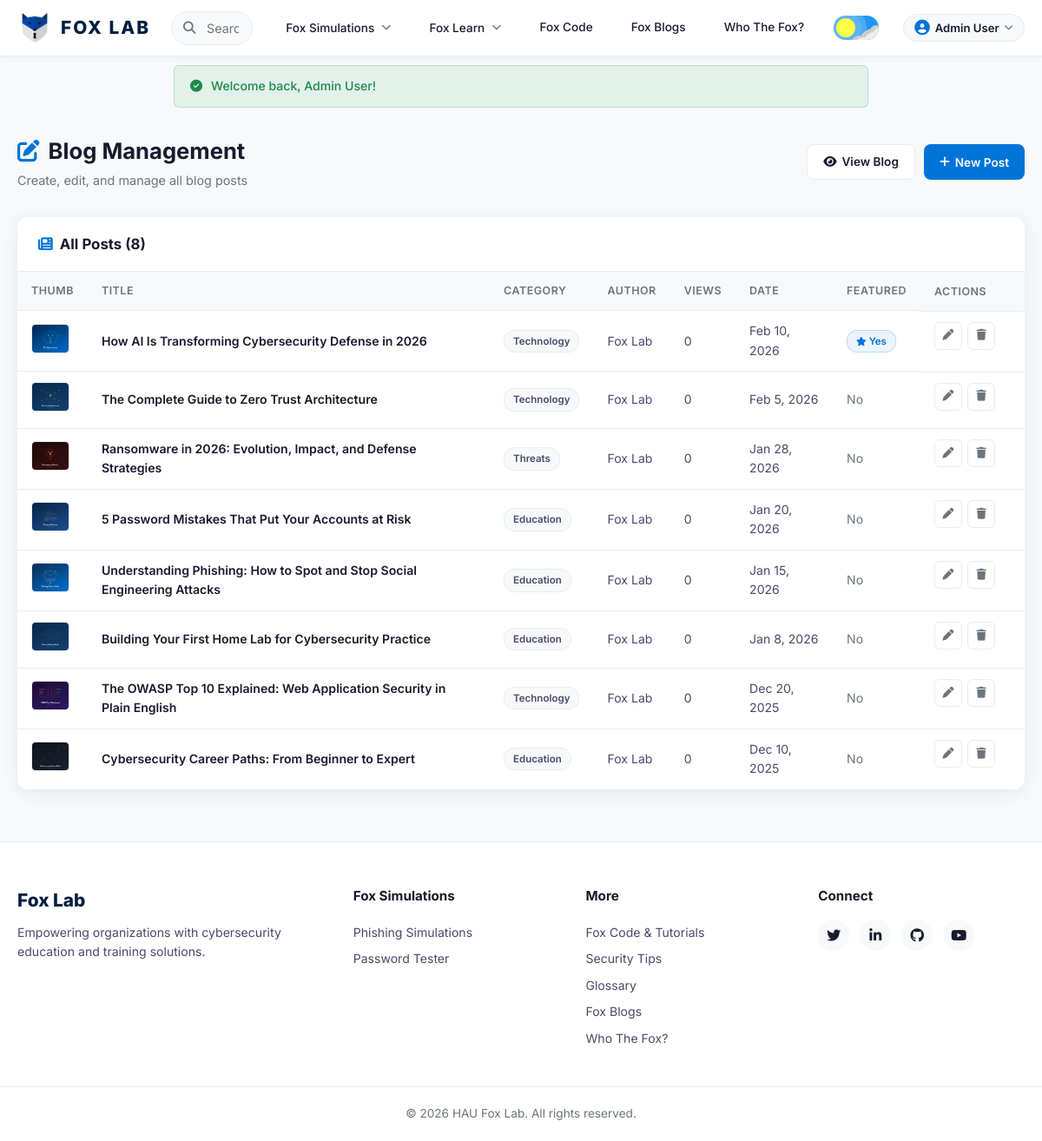
Page /pages/admin-blogs.php (signed in) on the committed database.
### tables this page shows
CREATE TABLE IF NOT EXISTS users (
    id          INT AUTO_INCREMENT PRIMARY KEY,
    full_name   VARCHAR(200) NOT NULL,
    email       VARCHAR(255) NOT NULL UNIQUE,
    password    VARCHAR(255) NOT NULL,
    role        ENUM('student','admin') DEFAULT 'student',
    avatar_url  VARCHAR(500) DEFAULT NULL,
    created_at  TIMESTAMP DEFAULT CURRENT_TIMESTAMP,
    updated_at  TIMESTAMP DEFAULT CURRENT_TIMESTAMP ON UPDATE CURRENT_TIMESTAMP
);

CREATE TABLE IF NOT EXISTS blogs (
    id          INT AUTO_INCREMENT PRIMARY KEY,
    user_id     INT DEFAULT NULL,
    title       VARCHAR(255) NOT NULL,
    excerpt     TEXT,
    content     LONGTEXT NOT NULL,
    category    VARCHAR(100) DEFAULT 'Technology',
    category_id INT DEFAULT NULL,
    author      VARCHAR(150) NOT NULL,
    author_org  VARCHAR(200) DEFAULT NULL,
    image_url   VARCHAR(500) DEFAULT NULL,
    fb_link     VARCHAR(500) DEFAULT NULL,
    is_featured TINYINT(1) DEFAULT 0,
    views       INT DEFAULT 0,
    read_time   INT DEFAULT 5,
    published_at DATE DEFAULT NULL,
    created_at  TIMESTAMP DEFAULT CURRENT_TIMESTAMP,
    updated_at  TIMESTAMP DEFAULT CURRENT_TIMESTAMP ON UPDATE CURRENT_TIMESTAMP,
    FOREIGN KEY (user_id) REFERENCES users(id) ON DELETE SET NULL
);

### config/db.php (called while the page is built, shortened)
<?php
function getDBConnection(): PDO {
    static $pdo = null;
    if ($pdo === null) {
        $dsn = "mysql:host=" . DB_HOST . ";dbname=" . DB_NAME . ";charset=" . DB_CHARSET;
        $options = [
            PDO::ATTR_ERRMODE            => PDO::ERRMODE_EXCEPTION,
            PDO::ATTR_DEFAULT_FETCH_MODE => PDO::FETCH_ASSOC,
            PDO::ATTR_EMULATE_PREPARES   => false,
        ];
        try {
            $pdo = new PDO($dsn, DB_USER, DB_PASS, $options);
        } catch (PDOException $e) {
            die("Database connection failed: " . $e->getMessage());
        }
    }
    return $pdo;
}
function e(?string $str): string {
    return htmlspecialchars($str ?? '', ENT_QUOTES, 'UTF-8');
}
function isLoggedIn(): bool {
    return isset($_SESSION['user_id']) && $_SESSION['user_id'] > 0;
}
function currentUser(): ?array {
    static $user = null;
    static $fetched = false;
    if (!$fetched) {
        $fetched = true;
        if (isLoggedIn()) {
            $pdo = getDBConnection();
            $stmt = $pdo->prepare("SELECT id, full_name, email, role, avatar_url, created_at FROM users WHERE id = :id LIMIT 1");
            $stmt->execute([':id' => $_SESSION['user_id']]);
            $result = $stmt->fetch();
            $user = $result ?: null;
        }
    }
    return $user;
}
function isAdmin(): bool {
    $user = currentUser();
    return $user !== null && ($user['role'] ?? '') === 'admin';
}
function requireAdmin(): void {
    if (!isAdmin()) {
        $isSubPage = (basename(dirname($_SERVER['SCRIPT_FILENAME'])) === 'pages');
        header('Location: ' . ($isSubPage ? '../index.php' : 'index.php'));
        exit;
    }
}
function getFlash(): ?array {
    if (isset($_SESSION['flash'])) {
        $flash = $_SESSION['flash'];
        return $flash;
    }
    return null;
}

### pages/admin-blogs.php (the view, shortened to what this page needs)
<?php
require_once __DIR__ . '/../config/db.php';
requireAdmin();
$pdo = getDBConnection();
$allBlogs = $pdo->query("SELECT id, title, category, author, image_url, is_featured, views, published_at FROM blogs ORDER BY published_at DESC")->fetchAll();
include __DIR__ . '/../includes/header.php';
?>
<section class="admin-blogs">
    <div class="container">
        <div class="admin-header">
            <div class="admin-header-left">
                <h1><i class="fas fa-pen-to-square"></i> Blog Management</h1>
                <p>Create, edit, and manage all blog posts</p>
            </div>
            <div class="admin-header-actions">
                <a href="blog.php" class="admin-btn admin-btn-outline"><i class="fas fa-eye"></i> View Blog</a>
                <button class="admin-btn admin-btn-primary" onclick="toggleEditor(true)"><i class="fas fa-plus"></i> New Post</button>
            </div>
        </div>
        <div class="admin-table-wrap">
            <div class="admin-table-header">
                <h2><i class="fas fa-newspaper"></i> All Posts (<?php echo count($allBlogs); ?>)</h2>
            </div>
            <div class="admin-table-scroll">
                <table class="admin-table">
                    <thead>
                        <tr>
                            <th style="width:50px;">Thumb</th>
                            <th>Title</th>
                            <th>Category</th>
                            <th>Author</th>
                            <th>Views</th>
                            <th>Date</th>
                            <th>Featured</th>
                            <th style="width:120px;">Actions</th>
                        </tr>
                    </thead>
                    <tbody>
                        <?php if (empty($allBlogs)): ?>
                        <tr><td colspan="8" style="text-align:center;padding:40px;color:var(--text-muted);">No blog posts yet. Create your first post!</td></tr>
                        <?php else: ?>
                        <?php foreach ($allBlogs as $blog): ?>
                        <tr>
                            <td class="admin-table-thumb">
                                <?php if (!empty($blog['image_url'])): ?>
                                <img src="../<?php echo e($blog['image_url']); ?>" alt="">
                                <?php else: ?>
                                <div class="admin-table-thumb-placeholder"><i class="fas fa-image"></i></div>
                                <?php endif; ?>
                            </td>
                            <td class="admin-table-title">
                                <a href="blog.php?id=<?php echo $blog['id']; ?>" target="_blank"><?php echo e($blog['title']); ?></a>
                            </td>
                            <td><span class="admin-badge"><?php echo e($blog['category']); ?></span></td>
                            <td><?php echo e($blog['author']); ?></td>
                            <td><?php echo number_format($blog['views']); ?></td>
                            <td><?php echo $blog['published_at'] ? date('M j, Y', strtotime($blog['published_at'])) : '—'; ?></td>
                            <td>
                                <?php if ($blog['is_featured']): ?>
                                <span class="admin-badge admin-badge-accent"><i class="fas fa-star"></i> Yes</span>
                                <?php else: ?>
                                <span style="color:var(--text-muted);">No</span>
                                <?php endif; ?>
                            </td>
                            <td class="admin-table-actions">
                                <a href="admin-blogs.php?edit=<?php echo $blog['id']; ?>" class="admin-action-btn edit" title="Edit"><i class="fas fa-pen"></i></a>
                                <a href="admin-blogs.php?delete=<?php echo $blog['id']; ?>" class="admin-action-btn delete" title="Delete" onclick="return confirm('Are you sure you want to delete this post?')"><i class="fas fa-trash"></i></a>
                            </td>
                        </tr>
                        <?php endforeach; ?>
                        <?php endif; ?>
                    </tbody>
                </table>
            </div>
        </div>
    </div>
</section>
<?php include __DIR__ . '/../includes/footer.php'; ?>

### includes/header.php (shortened to what this page needs)
<?php
$isSubPage = (basename(dirname($_SERVER['SCRIPT_FILENAME'])) === 'pages');
$basePath = $isSubPage ? '../' : '';
$pagesPath = $isSubPage ? '' : 'pages/';
$homePath = $isSubPage ? '../index.php' : 'index.php';
$currentPage = basename($_SERVER['SCRIPT_NAME'], '.php');
$_currentUser = currentUser();
$_flash = getFlash();
?>
<!DOCTYPE html>
<html lang="en">
<head>
    <link rel="stylesheet" href="https://cdnjs.cloudflare.com/ajax/libs/font-awesome/6.5.1/css/all.min.css">
    <link rel="stylesheet" href="<?php echo $basePath; ?>assets/css/style.css">
</head>
<body>
    <header class="header">
        <div class="header-inner">
            <a href="<?php echo $homePath; ?>" class="logo">
                <img src="<?php echo $basePath; ?>IMGS/LOGO/logo.png" alt="Fox Lab Logo">
                <span class="logo-text">Fox Lab</span>
            </a>
            <div class="search-bar">
                <i class="fas fa-search search-icon"></i>
                <input type="text" placeholder="Search Cybersecurity Terms..." id="globalSearch" autocomplete="off">
            </div>
            <nav class="main-nav" id="mainNav">
                <div class="nav-dropdown <?php echo in_array($currentPage, ['phishing', 'checker']) ? 'active' : ''; ?>" id="securitySimDropdown">
                    <button class="nav-dropdown-toggle" type="button" id="securitySimToggle" aria-expanded="false">
                        <span>Fox Simulations</span>
                        <i class="fas fa-chevron-down"></i>
                    </button>
                </div>
                <div class="nav-dropdown <?php echo in_array($currentPage, ['tips', 'terms']) ? 'active' : ''; ?>" id="learnDropdown">
                    <button class="nav-dropdown-toggle" type="button" id="learnToggle" aria-expanded="false">
                        <span>Fox Learn</span>
                        <i class="fas fa-chevron-down"></i>
                    </button>
                </div>
                <a href="<?php echo $pagesPath; ?>compiler.php" class="<?php echo $currentPage === 'compiler' ? 'active' : ''; ?>">Fox Code</a>
                <a href="<?php echo $pagesPath; ?>blog.php" class="<?php echo $currentPage === 'blog' ? 'active' : ''; ?>">Fox Blogs</a>
                <a href="<?php echo $pagesPath; ?>partners.php" class="<?php echo $currentPage === 'partners' ? 'active' : ''; ?>">Who The Fox?</a>
                <label class="switch" title="Toggle Dark Mode">
                    <div class="slider round">
                        <div class="sun-moon">
                            <svg id="light-ray-1" class="light-ray" viewBox="0 0 100 100"><circle cx="50" cy="50" r="50"></circle></svg>
                            <svg id="light-ray-2" class="light-ray" viewBox="0 0 100 100"><circle cx="50" cy="50" r="50"></circle></svg>
                            <svg id="light-ray-3" class="light-ray" viewBox="0 0 100 100"><circle cx="50" cy="50" r="50"></circle></svg>
                            <svg id="cloud-1" class="cloud-dark" viewBox="0 0 100 100"><circle cx="50" cy="50" r="50"></circle></svg>
                            <svg id="cloud-2" class="cloud-dark" viewBox="0 0 100 100"><circle cx="50" cy="50" r="50"></circle></svg>
                            <svg id="cloud-3" class="cloud-dark" viewBox="0 0 100 100"><circle cx="50" cy="50" r="50"></circle></svg>
                            <svg id="cloud-4" class="cloud-light" viewBox="0 0 100 100"><circle cx="50" cy="50" r="50"></circle></svg>
                            <svg id="cloud-5" class="cloud-light" viewBox="0 0 100 100"><circle cx="50" cy="50" r="50"></circle></svg>
                            <svg id="cloud-6" class="cloud-light" viewBox="0 0 100 100"><circle cx="50" cy="50" r="50"></circle></svg>
                        </div>
                    </div>
                </label>
                <?php if (isLoggedIn() && $_currentUser): ?>
                <div class="user-menu">
                    <button class="user-menu-btn" id="userMenuBtn">
                        <i class="fas fa-user-circle"></i>
                        <span><?php echo e($_currentUser['full_name']); ?></span>
                        <i class="fas fa-chevron-down"></i>
                    </button>
                </div>
                <?php else: ?>
                <a href="<?php echo $pagesPath; ?>login.php" class="btn-login">Login</a>
                <?php endif; ?>
            </nav>
        </div>
    </header>
    <?php if ($_flash): ?>
    <div class="flash-message flash-<?php echo e($_flash['type']); ?>" style="margin:0 auto;max-width:800px;margin-top:10px;">
        <i class="fas fa-<?php echo $_flash['type'] === 'success' ? 'check-circle' : 'exclamation-circle'; ?>"></i>
        <?php echo e($_flash['message']); ?>
    </div>
    <?php endif; ?>
    <main>

### rows in the picture
users: full_name "Admin User"
blogs: image_url (picture), title "How AI Is Transforming Cybersecurity Defense in 2026", category "Technology", author "Fox Lab", views "0", published_at "Feb 10, 2026", is_featured 1 (drawn)
blogs: image_url (picture), title "The Complete Guide to Zero Trust Architecture", category "Technology", author "Fox Lab", views "0", published_at "Feb 5, 2026", is_featured "No"
blogs: image_url (picture), title "Ransomware in 2026: Evolution, Impact, and Defense Strategies", category "Threats", author "Fox Lab", views "0", published_at "Jan 28, 2026", is_featured "No"
blogs: image_url (picture), title "5 Password Mistakes That Put Your Accounts at Risk", category "Education", author "Fox Lab", views "0", published_at "Jan 20, 2026", is_featured "No"
blogs: image_url (picture), title "Understanding Phishing: How to Spot and Stop Social Engineering Attacks", category "Education", author "Fox Lab", views "0", published_at "Jan 15, 2026", is_featured "No"
blogs: image_url (picture), title "Building Your First Home Lab for Cybersecurity Practice", category "Education", author "Fox Lab", views "0", published_at "Jan 8, 2026", is_featured "No"
blogs: image_url (picture), title "The OWASP Top 10 Explained: Web Application Security in Plain English", category "Technology", author "Fox Lab", views "0", published_at "Dec 20, 2025", is_featured "No"
blogs: image_url (picture), title "Cybersecurity Career Paths: From Beginner to Expert", category "Education", author "Fox Lab", views "0", published_at "Dec 10, 2025", is_featured "No"

### other values in the picture
$_flash['message'] "Welcome back, Admin User!"
count($allBlogs) "8"
